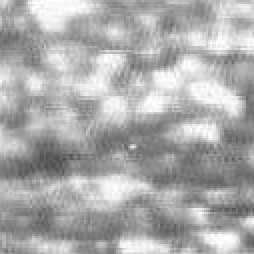
%> input picture data/1.bmp, 127 x 127 px (shown 2 times larger)
$ octave --eval "result = wldmfunc(imread('data/1.bmp'));"   (GNU Octave 9; MATLAB toolbox functions it lacks are replaced by stand-ins)
%> lines starting %> are read from the running program, lines starting %| are printed output that depends on the picture
% 2016 Small Infrared Target Detection Based on Weighted Local Difference Measure
% 与mgdwe类似，同一个人的论文，框架是一样的，
% 不同的是计算对比度和熵的方法
function re = wldmfunc(img)
%%  计算对比度的方法效果差
img = double(img);
[row, col]=size(img);
%> row = 127; col = 127
L = 9;
opb = ones(L);
opb = opb/sum(opb(:));
AL = imfilter(double(img), opb, 'replicate');
kmax = (L-1)/2;
D = zeros(row, col, kmax-1);
Ak = zeros(row, col, kmax);
Ak(:, :, end) = AL;
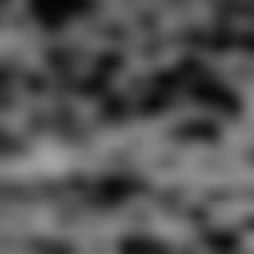
%> Ak: size 127x127x4 double (shown 2 times larger); mean R, G, B, A 0, 0, 0, 171.4; transparent parts drawn white
for ii=1:kmax-1;  % ii为半径
    k1=2*ii+1;
    opk =  ones(k1);
    opk = opk/sum(opk(:));
    Ak(:, :, ii) =imfilter(double(img), opk, 'replicate');
    D(:, :, ii) = (Ak(:,:,ii) - AL).^2;
end
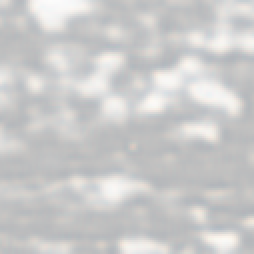
%> Ak: size 127x127x4 double (shown 2 times larger); mean R, G, B, A 171.4, 171.4, 171.4, 171.4; transparent parts drawn white
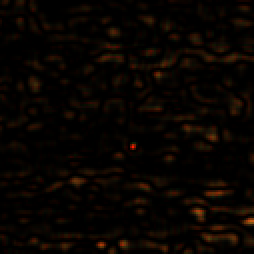
%> D: size 127x127x3 double (shown 2 times larger); mean R, G, B 95.4, 47, 12.4; drawn with min black and max white
Dmin = min(Ak, [], 3);
Dmax = max(Ak, [], 3);
tt = (Dmax - Dmin).^2; % tt有效果
tt = repmat(tt, 1, 1, 3);
%> tt: size 127x127x3 double
C = D./tt;
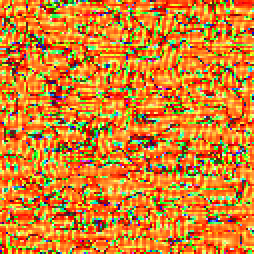
%> C: size 127x127x3 double (shown 2 times larger); mean R, G, B 0.829, 0.513, 0.179
C =max(C, [], 3); % 效果不行
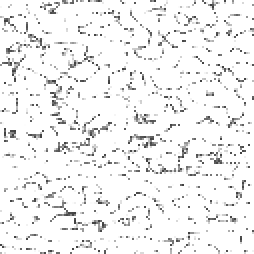
%> C: size 127x127 double (shown 2 times larger); min 0.25, max 1, mean 0.945
%%  计算局部熵有效果（框内灰度级的种类越多，局部熵的值越大）
r = 2;
pad = padarray(img, [r, r], 'replicate', 'both');
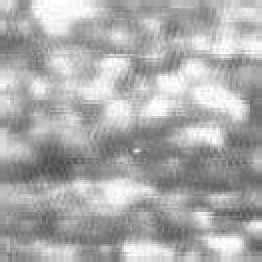
%> pad: size 131x131 double (shown 2 times larger); min 76, max 255, mean 171.7
pad = double(pad);
E = zeros(row, col);
for ii=1:row
    for jj=1:col
        u = ii + r;
        v = jj + r;
        block = pad(u-r:u+r, v-r:v+r);
        bh = hist(block(:), 0:255);
        bh = bh/sum(bh);
        ind = find(bh);
        g= 0:255;
        fxy = pad(u, v);
        val = sum( (g(ind) - fxy).^2.*bh(ind) .* log2(1./bh(ind)) );
        E(ii, jj) = val;
    end
end
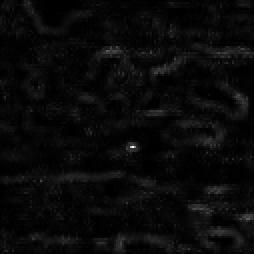
%> E: size 127x127 double (shown 2 times larger); min 8.2, max 33731.7, mean 1326.5; drawn with min black and max white
re= C.*E;
if 0
    figure; imshow(C, []);
	title('Multiscale gray difference');
    figure; imshow(E, []);
    [y, x] = find(E == max(E(:)) );
    hold on;
    plot(x, y, 'rs');
    hold off;
    figure; imshow(re,[]);
end
end

$ run again, on data/10.bmp
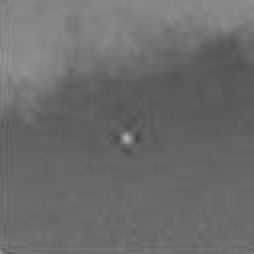
%> input picture data/10.bmp, 127 x 127 px (shown 2 times larger)
%> after the loop in wldmfunc, `for ii=1:kmax-1;`:
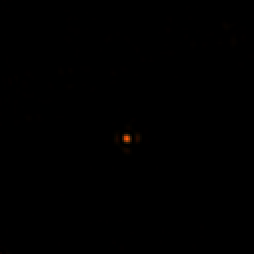
%> D: size 127x127x3 double (shown 2 times larger); mean R, G, B 3.7, 1.6, 0.3; drawn with min black and max white
%> in wldmfunc, `C =max(C, [], 3);`:
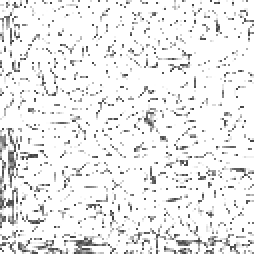
%> C: size 127x127 double (shown 2 times larger); min 0.25, max 1, mean 0.925

$ run again, on data/11.bmp
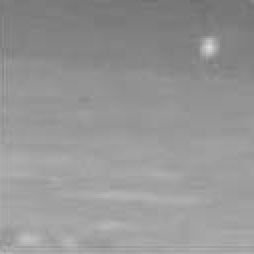
%> input picture data/11.bmp, 127 x 127 px (shown 2 times larger)
%> after the loop in wldmfunc, `for ii=1:kmax-1;`:
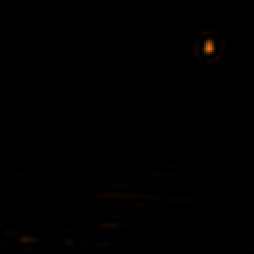
%> D: size 127x127x3 double (shown 2 times larger); mean R, G, B 4.2, 1.9, 0.5; drawn with min black and max white
%> in wldmfunc, `C =max(C, [], 3);`:
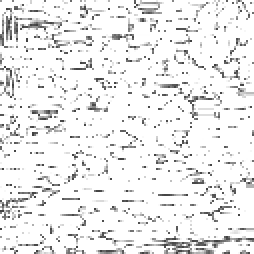
%> C: size 127x127 double (shown 2 times larger); min 0.25, max 1, mean 0.927

$ run again, on data/12.bmp
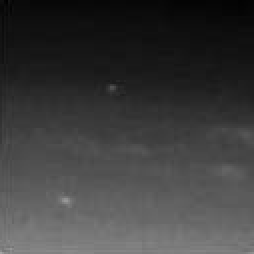
%> input picture data/12.bmp, 127 x 127 px (shown 2 times larger)
%> in wldmfunc, `C =max(C, [], 3);`:
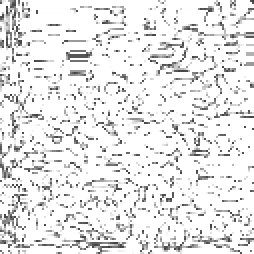
%> C: size 127x127 double (shown 2 times larger); min 0.25, max 1, mean 0.909
